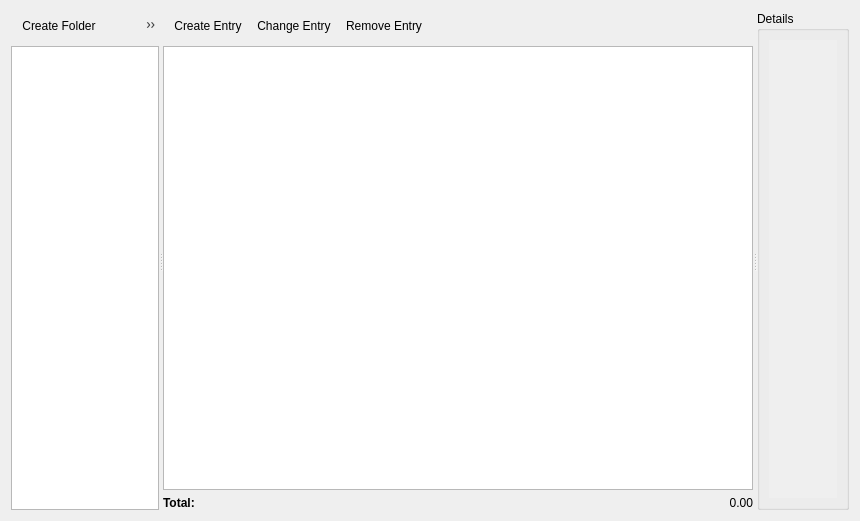
<?xml version="1.0" encoding="UTF-8"?>
<ui version="4.0">
 <class>BudgetForm</class>
 <widget class="QWidget" name="BudgetForm">
  <property name="geometry">
   <rect>
    <x>0</x>
    <y>0</y>
    <width>860</width>
    <height>521</height>
   </rect>
  </property>
  <property name="windowTitle">
   <string>Budget</string>
  </property>
  <property name="windowIcon">
   <iconset resource="../PiTres.qrc">
    <normaloff>:/icons/resources/icons/chart.png</normaloff>:/icons/resources/icons/chart.png</iconset>
  </property>
  <layout class="QVBoxLayout" name="verticalLayout_4">
   <item>
    <widget class="QSplitter" name="splitter">
     <property name="orientation">
      <enum>Qt::Horizontal</enum>
     </property>
     <widget class="QWidget" name="widget" native="true">
      <property name="sizePolicy">
       <sizepolicy hsizetype="Preferred" vsizetype="Preferred">
        <horstretch>1</horstretch>
        <verstretch>0</verstretch>
       </sizepolicy>
      </property>
      <layout class="QVBoxLayout" name="verticalLayout">
       <property name="margin">
        <number>0</number>
       </property>
       <item>
        <widget class="QToolBar" name="horizontalWidget">
         <addaction name="actionCreateFolder"/>
         <addaction name="actionChangeFolder"/>
         <addaction name="actionRemoveFolder"/>
        </widget>
       </item>
       <item>
        <widget class="QTreeView" name="treeView"/>
       </item>
      </layout>
     </widget>
     <widget class="QWidget" name="widget_2" native="true">
      <property name="sizePolicy">
       <sizepolicy hsizetype="Preferred" vsizetype="Preferred">
        <horstretch>4</horstretch>
        <verstretch>0</verstretch>
       </sizepolicy>
      </property>
      <layout class="QVBoxLayout" name="verticalLayout_2">
       <property name="margin">
        <number>0</number>
       </property>
       <item>
        <widget class="QToolBar" name="horizontalWidget_2">
         <addaction name="actionCreateEntry"/>
         <addaction name="actionChangeEntry"/>
         <addaction name="actionRemoveEntry"/>
        </widget>
       </item>
       <item>
        <widget class="QTableView" name="tableView"/>
       </item>
       <item>
        <layout class="QHBoxLayout" name="horizontalLayout">
         <item>
          <widget class="QLabel" name="label">
           <property name="text">
            <string>&lt;html&gt;&lt;head/&gt;&lt;body&gt;&lt;p&gt;&lt;span style=&quot; font-weight:600;&quot;&gt;Total:&lt;/span&gt;&lt;/p&gt;&lt;/body&gt;&lt;/html&gt;</string>
           </property>
          </widget>
         </item>
         <item>
          <widget class="QLabel" name="labelTotal">
           <property name="text">
            <string>0.00</string>
           </property>
           <property name="alignment">
            <set>Qt::AlignRight|Qt::AlignTrailing|Qt::AlignVCenter</set>
           </property>
          </widget>
         </item>
        </layout>
       </item>
      </layout>
     </widget>
     <widget class="QGroupBox" name="groupBox">
      <property name="sizePolicy">
       <sizepolicy hsizetype="Preferred" vsizetype="Preferred">
        <horstretch>1</horstretch>
        <verstretch>0</verstretch>
       </sizepolicy>
      </property>
      <property name="title">
       <string>Details</string>
      </property>
      <layout class="QVBoxLayout" name="verticalLayout_3">
       <item>
        <widget class="QScrollArea" name="detailArea">
         <property name="frameShape">
          <enum>QFrame::NoFrame</enum>
         </property>
         <property name="widgetResizable">
          <bool>true</bool>
         </property>
         <widget class="QWidget" name="scrollAreaWidgetContents">
          <property name="geometry">
           <rect>
            <x>0</x>
            <y>0</y>
            <width>72</width>
            <height>477</height>
           </rect>
          </property>
         </widget>
        </widget>
       </item>
      </layout>
     </widget>
    </widget>
   </item>
  </layout>
  <action name="actionCreateFolder">
   <property name="icon">
    <iconset resource="../PiTres.qrc">
     <normaloff>:/icons/resources/icons/folder_new.png</normaloff>:/icons/resources/icons/folder_new.png</iconset>
   </property>
   <property name="text">
    <string>Create Folder</string>
   </property>
   <property name="toolTip">
    <string>Create a new Folder</string>
   </property>
   <property name="shortcut">
    <string>Ctrl+N</string>
   </property>
  </action>
  <action name="actionRemoveFolder">
   <property name="icon">
    <iconset resource="../PiTres.qrc">
     <normaloff>:/icons/resources/icons/folder_delete.png</normaloff>:/icons/resources/icons/folder_delete.png</iconset>
   </property>
   <property name="text">
    <string>Remove Folder</string>
   </property>
   <property name="toolTip">
    <string>Remove the Selected Folder and all Entries and Subfolders</string>
   </property>
  </action>
  <action name="actionCreateEntry">
   <property name="icon">
    <iconset resource="../PiTres.qrc">
     <normaloff>:/icons/resources/icons/notebook.png</normaloff>:/icons/resources/icons/notebook.png</iconset>
   </property>
   <property name="text">
    <string>Create Entry</string>
   </property>
   <property name="toolTip">
    <string>Create a new Entry</string>
   </property>
   <property name="shortcut">
    <string>Ctrl+N</string>
   </property>
  </action>
  <action name="actionRemoveEntry">
   <property name="icon">
    <iconset resource="../PiTres.qrc">
     <normaloff>:/icons/resources/icons/delete.png</normaloff>:/icons/resources/icons/delete.png</iconset>
   </property>
   <property name="text">
    <string>Remove Entry</string>
   </property>
   <property name="toolTip">
    <string>Remove the Entry</string>
   </property>
  </action>
  <action name="actionChangeEntry">
   <property name="icon">
    <iconset resource="../PiTres.qrc">
     <normaloff>:/icons/resources/icons/edit.png</normaloff>:/icons/resources/icons/edit.png</iconset>
   </property>
   <property name="text">
    <string>Change Entry</string>
   </property>
   <property name="toolTip">
    <string>Change the Entry and it's values</string>
   </property>
  </action>
  <action name="actionChangeFolder">
   <property name="icon">
    <iconset resource="../PiTres.qrc">
     <normaloff>:/icons/resources/icons/folder_edit.png</normaloff>:/icons/resources/icons/folder_edit.png</iconset>
   </property>
   <property name="text">
    <string>Change Folder</string>
   </property>
   <property name="toolTip">
    <string>Change the Folder's attributes</string>
   </property>
  </action>
 </widget>
 <resources>
  <include location="../PiTres.qrc"/>
 </resources>
 <connections/>
</ui>
